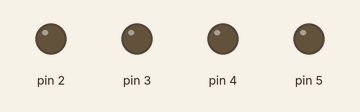
Simulated run of this sketch. Board: Arduino Uno, built with avr-gcc and run on an emulated ATmega328P. Parts: output pins drawn as LEDs (lit = HIGH).

Above: at 0.05 s.
At 0.75 s:
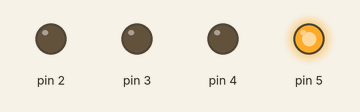
At 1.45 s:
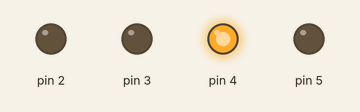
At 2.15 s:
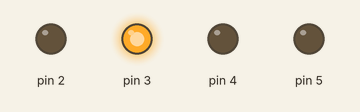
At 2.85 s:
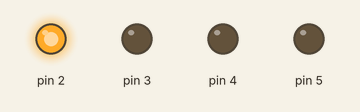
Timing chart, 0 to 3.1 s (numbered marks = the images above):
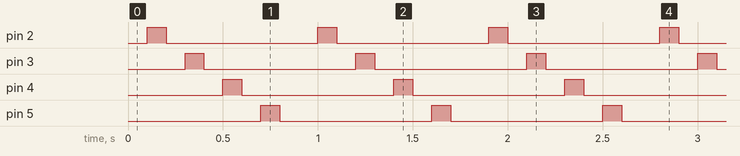

The sketch:

Trayecto_sim.ino
```cpp
const int t0=100;
const int t1=100;
void setup(){
  Serial.begin(9600);
  pinMode(2, OUTPUT);
  pinMode(3, OUTPUT);
  pinMode(4, OUTPUT);
  pinMode(5, OUTPUT);
}
//int estacion[8]=[0,1,0,2,0,3,0,4];
int v;
void loop(){

  for(int i=0;i<9;i++){
  if(i==1){
  digitalWrite(2, HIGH);
  delay(t1);}
  else if(i==3){
  digitalWrite(3, HIGH);
  delay(t1);}
  else if(i==5){
  digitalWrite(4, HIGH);
  delay(t1);}
  else if(i==7){
  digitalWrite(5, HIGH);
  delay(t1);}
  else{
  digitalWrite(2, LOW);
  digitalWrite(3, LOW);
  digitalWrite(4, LOW);
  digitalWrite(5, LOW);
  delay(t0);}
  }
}
```

Measured:
- by itself, pin 2–5: alternates HIGH for 0.10 s and LOW for 0.80 s
